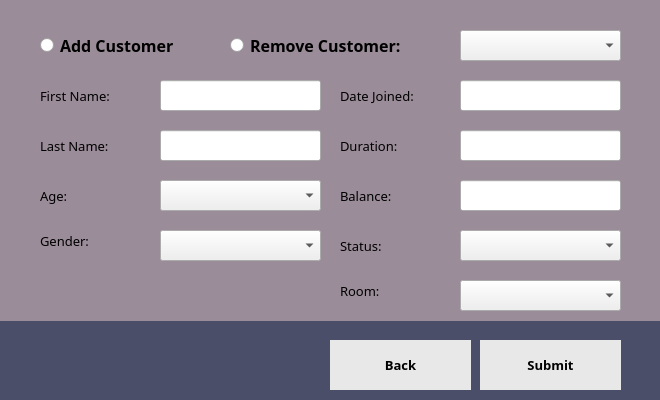
<?xml version="1.0" encoding="UTF-8"?>
<ui version="4.0">
 <class>AddRemoveCustomer</class>
 <widget class="QDialog" name="AddRemoveCustomer">
  <property name="geometry">
   <rect>
    <x>0</x>
    <y>0</y>
    <width>660</width>
    <height>400</height>
   </rect>
  </property>
  <property name="windowTitle">
   <string>Add / Remove Customer</string>
  </property>
  <widget class="QLabel" name="bg_white">
   <property name="geometry">
    <rect>
     <x>0</x>
     <y>0</y>
     <width>660</width>
     <height>321</height>
    </rect>
   </property>
   <property name="styleSheet">
    <string notr="true">background-color: rgb(154, 140, 152);</string>
   </property>
   <property name="text">
    <string/>
   </property>
  </widget>
  <widget class="QLabel" name="bg_dark">
   <property name="geometry">
    <rect>
     <x>0</x>
     <y>0</y>
     <width>660</width>
     <height>400</height>
    </rect>
   </property>
   <property name="styleSheet">
    <string notr="true">background-color: rgb(74, 78, 105);</string>
   </property>
   <property name="text">
    <string/>
   </property>
  </widget>
  <widget class="QComboBox" name="genderComboBox">
   <property name="geometry">
    <rect>
     <x>160</x>
     <y>230</y>
     <width>161</width>
     <height>31</height>
    </rect>
   </property>
   <property name="styleSheet">
    <string notr="true"/>
   </property>
   <item>
    <property name="text">
     <string/>
    </property>
   </item>
   <item>
    <property name="text">
     <string>M</string>
    </property>
   </item>
   <item>
    <property name="text">
     <string>F</string>
    </property>
   </item>
   <item>
    <property name="text">
     <string>N</string>
    </property>
   </item>
  </widget>
  <widget class="QLineEdit" name="balanceLineEdit">
   <property name="geometry">
    <rect>
     <x>460</x>
     <y>180</y>
     <width>161</width>
     <height>31</height>
    </rect>
   </property>
  </widget>
  <widget class="QComboBox" name="statusComboBox">
   <property name="geometry">
    <rect>
     <x>460</x>
     <y>230</y>
     <width>161</width>
     <height>31</height>
    </rect>
   </property>
   <property name="styleSheet">
    <string notr="true"/>
   </property>
   <item>
    <property name="text">
     <string/>
    </property>
   </item>
   <item>
    <property name="text">
     <string>Paid</string>
    </property>
   </item>
   <item>
    <property name="text">
     <string>Unpaid</string>
    </property>
   </item>
  </widget>
  <widget class="QLineEdit" name="firstLineEdit">
   <property name="geometry">
    <rect>
     <x>160</x>
     <y>80</y>
     <width>161</width>
     <height>31</height>
    </rect>
   </property>
  </widget>
  <widget class="QLabel" name="firstLabel">
   <property name="geometry">
    <rect>
     <x>40</x>
     <y>80</y>
     <width>111</width>
     <height>31</height>
    </rect>
   </property>
   <property name="font">
    <font>
     <family>Montserrat</family>
     <pointsize>10</pointsize>
    </font>
   </property>
   <property name="text">
    <string>First Name:</string>
   </property>
  </widget>
  <widget class="QComboBox" name="ageComboBox">
   <property name="geometry">
    <rect>
     <x>160</x>
     <y>180</y>
     <width>161</width>
     <height>31</height>
    </rect>
   </property>
   <property name="styleSheet">
    <string notr="true"/>
   </property>
  </widget>
  <widget class="QLineEdit" name="durationLineEdit">
   <property name="geometry">
    <rect>
     <x>460</x>
     <y>130</y>
     <width>161</width>
     <height>31</height>
    </rect>
   </property>
   <property name="text">
    <string/>
   </property>
  </widget>
  <widget class="QLineEdit" name="dateLineEdit">
   <property name="geometry">
    <rect>
     <x>460</x>
     <y>80</y>
     <width>161</width>
     <height>31</height>
    </rect>
   </property>
   <property name="text">
    <string/>
   </property>
  </widget>
  <widget class="QLabel" name="lastLabel">
   <property name="geometry">
    <rect>
     <x>40</x>
     <y>130</y>
     <width>111</width>
     <height>31</height>
    </rect>
   </property>
   <property name="font">
    <font>
     <family>Montserrat</family>
     <pointsize>10</pointsize>
    </font>
   </property>
   <property name="text">
    <string>Last Name:</string>
   </property>
  </widget>
  <widget class="QLineEdit" name="lastLineEdit">
   <property name="geometry">
    <rect>
     <x>160</x>
     <y>130</y>
     <width>161</width>
     <height>31</height>
    </rect>
   </property>
  </widget>
  <widget class="QLabel" name="durationlabel">
   <property name="geometry">
    <rect>
     <x>340</x>
     <y>130</y>
     <width>111</width>
     <height>31</height>
    </rect>
   </property>
   <property name="font">
    <font>
     <family>Montserrat</family>
     <pointsize>10</pointsize>
    </font>
   </property>
   <property name="text">
    <string>Duration:</string>
   </property>
  </widget>
  <widget class="QLabel" name="genderLabel">
   <property name="geometry">
    <rect>
     <x>40</x>
     <y>220</y>
     <width>121</width>
     <height>41</height>
    </rect>
   </property>
   <property name="font">
    <font>
     <family>Montserrat</family>
     <pointsize>10</pointsize>
    </font>
   </property>
   <property name="text">
    <string>Gender:</string>
   </property>
  </widget>
  <widget class="QLabel" name="statusLabel">
   <property name="geometry">
    <rect>
     <x>340</x>
     <y>230</y>
     <width>111</width>
     <height>31</height>
    </rect>
   </property>
   <property name="font">
    <font>
     <family>Montserrat</family>
     <pointsize>10</pointsize>
    </font>
   </property>
   <property name="text">
    <string>Status:</string>
   </property>
  </widget>
  <widget class="QLabel" name="dateLabel">
   <property name="geometry">
    <rect>
     <x>340</x>
     <y>80</y>
     <width>111</width>
     <height>31</height>
    </rect>
   </property>
   <property name="font">
    <font>
     <family>Montserrat</family>
     <pointsize>10</pointsize>
    </font>
   </property>
   <property name="text">
    <string>Date Joined:</string>
   </property>
  </widget>
  <widget class="QLabel" name="balanceLabel">
   <property name="geometry">
    <rect>
     <x>340</x>
     <y>180</y>
     <width>111</width>
     <height>31</height>
    </rect>
   </property>
   <property name="font">
    <font>
     <family>Montserrat</family>
     <pointsize>10</pointsize>
    </font>
   </property>
   <property name="text">
    <string>Balance:</string>
   </property>
  </widget>
  <widget class="QLabel" name="ageLabel">
   <property name="geometry">
    <rect>
     <x>40</x>
     <y>180</y>
     <width>111</width>
     <height>31</height>
    </rect>
   </property>
   <property name="font">
    <font>
     <family>Montserrat</family>
     <pointsize>10</pointsize>
    </font>
   </property>
   <property name="text">
    <string>Age:</string>
   </property>
  </widget>
  <widget class="QPushButton" name="submitButton">
   <property name="geometry">
    <rect>
     <x>480</x>
     <y>340</y>
     <width>141</width>
     <height>50</height>
    </rect>
   </property>
   <property name="font">
    <font>
     <family>Montserrat</family>
     <pointsize>10</pointsize>
     <weight>75</weight>
     <bold>true</bold>
    </font>
   </property>
   <property name="cursor">
    <cursorShape>PointingHandCursor</cursorShape>
   </property>
   <property name="styleSheet">
    <string notr="true">background-color: rgb(232, 232, 232);
border-radius: 0;</string>
   </property>
   <property name="text">
    <string>Submit</string>
   </property>
  </widget>
  <widget class="QPushButton" name="backButton">
   <property name="geometry">
    <rect>
     <x>330</x>
     <y>340</y>
     <width>141</width>
     <height>50</height>
    </rect>
   </property>
   <property name="font">
    <font>
     <family>Montserrat</family>
     <pointsize>10</pointsize>
     <weight>75</weight>
     <bold>true</bold>
    </font>
   </property>
   <property name="cursor">
    <cursorShape>PointingHandCursor</cursorShape>
   </property>
   <property name="styleSheet">
    <string notr="true">background-color: rgb(232, 232, 232);
border-radius: 0;</string>
   </property>
   <property name="text">
    <string>Back</string>
   </property>
  </widget>
  <widget class="QRadioButton" name="addRadioButton">
   <property name="geometry">
    <rect>
     <x>40</x>
     <y>30</y>
     <width>201</width>
     <height>31</height>
    </rect>
   </property>
   <property name="font">
    <font>
     <family>Montserrat</family>
     <pointsize>12</pointsize>
     <weight>75</weight>
     <bold>true</bold>
    </font>
   </property>
   <property name="text">
    <string>Add Customer</string>
   </property>
  </widget>
  <widget class="QRadioButton" name="removeRadioButton">
   <property name="geometry">
    <rect>
     <x>230</x>
     <y>30</y>
     <width>241</width>
     <height>31</height>
    </rect>
   </property>
   <property name="font">
    <font>
     <family>Montserrat</family>
     <pointsize>12</pointsize>
     <weight>75</weight>
     <bold>true</bold>
    </font>
   </property>
   <property name="text">
    <string>Remove Customer:</string>
   </property>
  </widget>
  <widget class="QComboBox" name="idComboBox">
   <property name="geometry">
    <rect>
     <x>460</x>
     <y>30</y>
     <width>161</width>
     <height>31</height>
    </rect>
   </property>
  </widget>
  <widget class="QComboBox" name="roomComboBox">
   <property name="geometry">
    <rect>
     <x>460</x>
     <y>280</y>
     <width>161</width>
     <height>31</height>
    </rect>
   </property>
   <property name="styleSheet">
    <string notr="true"/>
   </property>
  </widget>
  <widget class="QLabel" name="roomLabel">
   <property name="geometry">
    <rect>
     <x>340</x>
     <y>270</y>
     <width>121</width>
     <height>41</height>
    </rect>
   </property>
   <property name="font">
    <font>
     <family>Montserrat</family>
     <pointsize>10</pointsize>
    </font>
   </property>
   <property name="text">
    <string>Room:</string>
   </property>
  </widget>
  <zorder>bg_dark</zorder>
  <zorder>bg_white</zorder>
  <zorder>genderComboBox</zorder>
  <zorder>balanceLineEdit</zorder>
  <zorder>statusComboBox</zorder>
  <zorder>firstLineEdit</zorder>
  <zorder>firstLabel</zorder>
  <zorder>ageComboBox</zorder>
  <zorder>durationLineEdit</zorder>
  <zorder>dateLineEdit</zorder>
  <zorder>lastLabel</zorder>
  <zorder>lastLineEdit</zorder>
  <zorder>durationlabel</zorder>
  <zorder>genderLabel</zorder>
  <zorder>statusLabel</zorder>
  <zorder>dateLabel</zorder>
  <zorder>balanceLabel</zorder>
  <zorder>ageLabel</zorder>
  <zorder>submitButton</zorder>
  <zorder>backButton</zorder>
  <zorder>addRadioButton</zorder>
  <zorder>removeRadioButton</zorder>
  <zorder>idComboBox</zorder>
  <zorder>roomComboBox</zorder>
  <zorder>roomLabel</zorder>
 </widget>
 <resources/>
 <connections/>
</ui>
